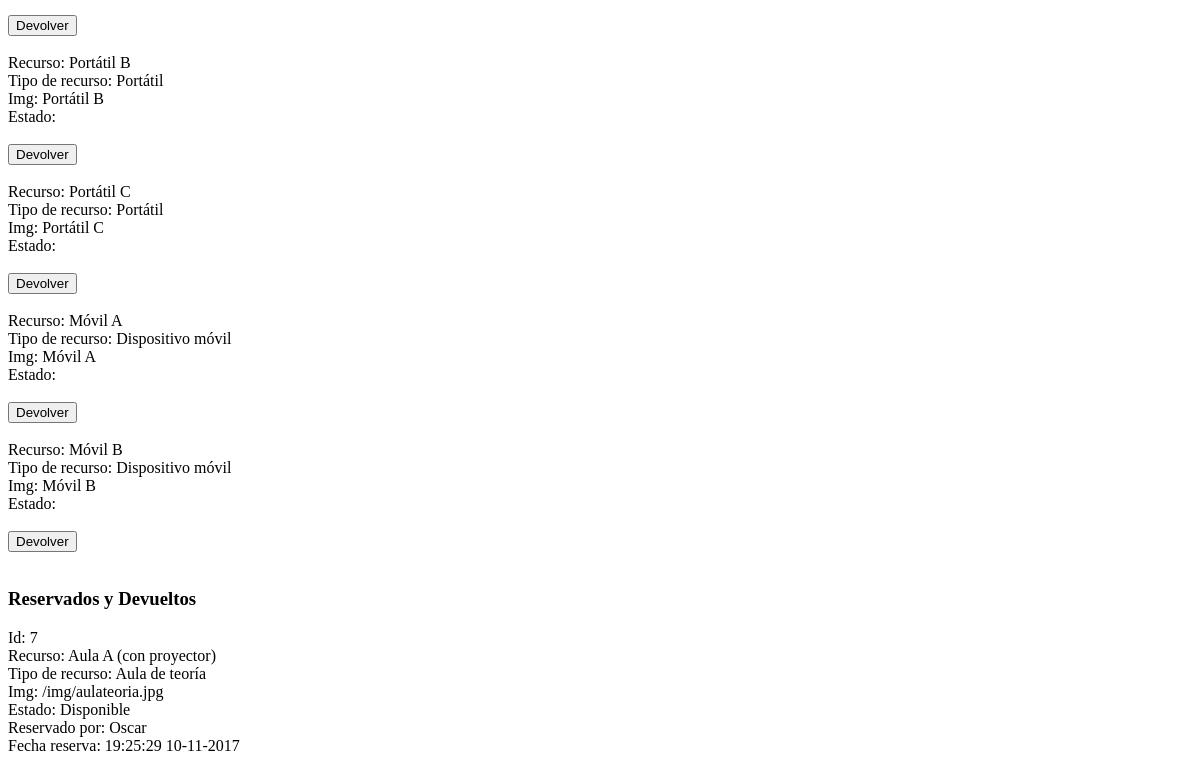
The page /ColegioDNO/index.php (lower part) on the database as committed earlier.
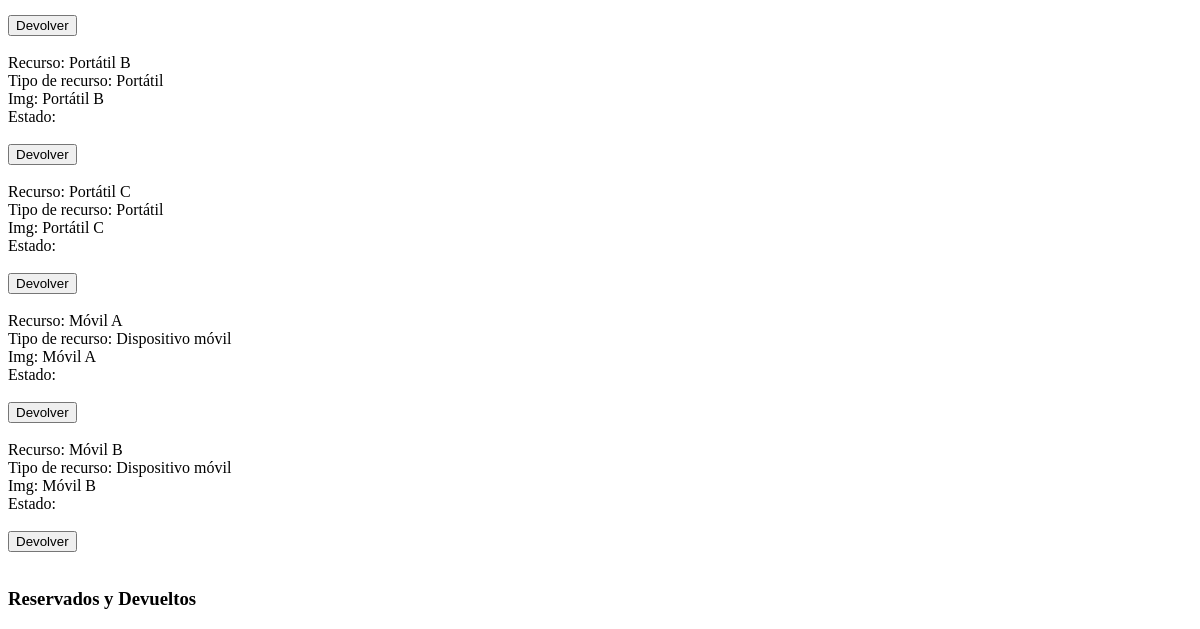
The same page on the database as committed later.
### tables this page shows
CREATE TABLE `tbl_recursos` (
  `recurso_id` int(3) NOT NULL,
  `recurso_nombre` varchar(100) NOT NULL,
  `recurso_tipo` enum('Aula de teoría','Aula de informática','Despacho','Sala de reuniones','Proyector portátil','Carro portátil','Portátil','Dispositivo móvil') NOT NULL,
  `recurso_img` text NOT NULL
);

CREATE TABLE `tbl_reservasrecursos` (
  `reservarecurso_id` int(3) NOT NULL,
  `reservarecurso_recurso` int(3) NOT NULL,
  `reservarecurso_fechareserva` datetime DEFAULT CURRENT_TIMESTAMP,
  `reservarecurso_fechadevolucion` datetime DEFAULT CURRENT_TIMESTAMP,
  `reservarecurso_usuario` int(3) DEFAULT NULL,
  `reservarecurso_estado` enum('Disponible','Reservado') NOT NULL
);

CREATE TABLE `tbl_usuarios` (
  `usuario_id` int(3) NOT NULL,
  `usuario_nombre` varchar(100) NOT NULL,
  `usuario_pw` varchar(25) NOT NULL
);

### ColegioDNO/index.php (the view, shortened to what this page needs)
<!DOCTYPE html>
<html>
<head>
</head>
<body>
	<?php
	$conexion = mysqli_connect("localhost","root","","colegiodno");
	$query = "SELECT * FROM tbl_recursos";
	$lanzarquery = mysqli_query($conexion,$query);
	while($resultado=mysqli_fetch_array($lanzarquery)){
		if($resultado['recurso_estado']=="Disponible"){
			echo "Recurso: $resultado[recurso_nombre] </br>";
			echo "Tipo de recurso: $resultado[recurso_tipo] </br>";
			echo "Img: $resultado[recurso_nombre] </br>";
			echo "Estado: $resultado[recurso_estado] </br></br>";
			echo "<input type='submit' value='Reservar'> </br></br>";
		} else {
			echo "Recurso: $resultado[recurso_nombre] </br>";
			echo "Tipo de recurso: $resultado[recurso_tipo] </br>";
			echo "Img: $resultado[recurso_nombre] </br>";
			echo "Estado: $resultado[recurso_estado] </br></br>";
			echo "<input type='submit' value='Devolver'> </br></br>";
		}
	}
	echo "<h3>Reservados y Devueltos</h3>";
	$q = "SELECT tbl_reservasrecursos.reservarecurso_id, tbl_recursos.recurso_nombre, tbl_recursos.recurso_tipo, tbl_recursos.recurso_img, tbl_usuarios.usuario_nombre, tbl_reservasrecursos.reservarecurso_estado, tbl_reservasrecursos.reservarecurso_fechareserva, tbl_reservasrecursos.reservarecurso_fechadevolucion
	FROM ((`tbl_reservasrecursos`
	INNER JOIN tbl_recursos ON tbl_reservasrecursos.reservarecurso_recurso = tbl_recursos.recurso_id)
	INNER JOIN tbl_usuarios ON tbl_reservasrecursos.reservarecurso_usuario = tbl_usuarios.usuario_id)";
	$busqueda = mysqli_query($conexion, $q);
	while ($result=mysqli_fetch_array($busqueda)){
		if($result['reservarecurso_estado']=="Reservado"){
			echo "<form name='reservar' action='index_proc.php' method='GET'>";
			echo "Id: $result[reservarecurso_id] </br>";
			echo "Recurso: $result[recurso_nombre] </br>";
			echo "Tipo de recurso: $result[recurso_tipo] </br>";
			echo "Img: $result[recurso_img] </br>";
			echo "Estado: $result[reservarecurso_estado] </br>";
			echo "</br></br>";
			echo "<input type='hidden' name='id' value='$result[reservarecurso_id]'>";
			echo "<input type='submit' name='' value='Devolver'>";
			echo "</form>";
			echo "</br></br></br>";
		} else {
			echo "<form name='devolver' action='index_proc2.php' method='GET'>";
			echo "Id: $result[reservarecurso_id] </br>";
			echo "Recurso: $result[recurso_nombre] </br>";
			echo "Tipo de recurso: $result[recurso_tipo] </br>";
			echo "Img: $result[recurso_img] </br>";
			echo "Estado: $result[reservarecurso_estado] </br>";
			echo "Reservado por: $result[usuario_nombre] </br>";
			echo "Fecha reserva: ";
			echo date ('G:i:s d-m-Y', strtotime($result['reservarecurso_fechareserva']));
			echo "</form>";
		}
	}
	?>
</body>
</html>

Rows that differ between the two databases and show on the page:
removed tbl_reservasrecursos: reservarecurso_id "7", reservarecurso_recurso.recurso_nombre "Aula A (con proyector)", reservarecurso_recurso.recurso_tipo "Aula de teoría", reservarecurso_recurso.recurso_img "/img/aulateoria.jpg", reservarecurso_estado "Disponible", reservarecurso_usuario.usuario_nombre "Oscar", reservarecurso_fechareserva "19:25:29 10-11-2017"
